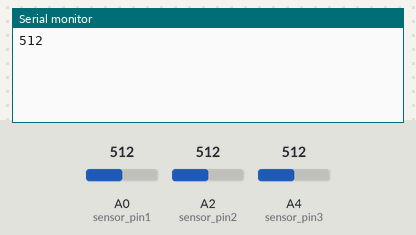
Bench run of a sketch on a simulated Arduino Uno, built with avr-gcc and run on an emulated ATmega328P. Parts: the last lines printed to the serial monitor. The test bench sets the inputs (shaded band); at power-on: A0 (sensor_pin1) = 512, A2 (sensor_pin2) = 512, A4 (sensor_pin3) = 512.

Above: at 5.2 s.
5.3 s: A0 (sensor_pin1) set to 716
At 7.6 s:
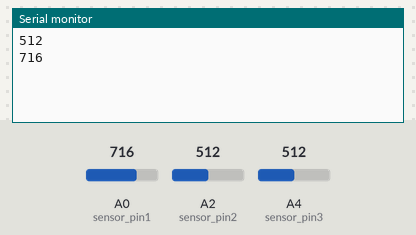
9.1 s: A0 (sensor_pin1) set to 900
At 11.2 s:
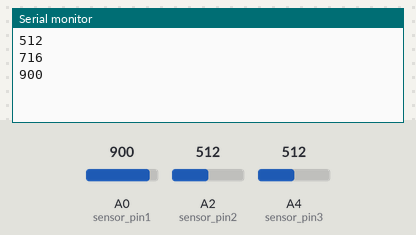
Timing chart, 0 to 12.7 s (numbered marks = the images above; inputs shaded):
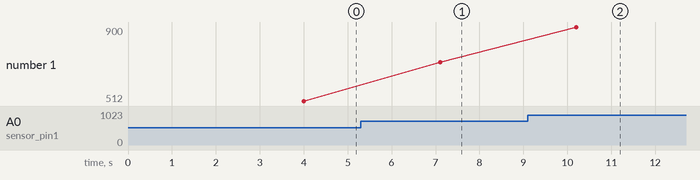

The sketch:

sketch_sep25a.ino
```cpp
#include<SoftwareSerial.h>

SoftwareSerial btconnect(5,6);
char datain;
char dataout;
int sensor_pin1=A0;
int sensor_pin2=A2;
int sensor_pin3=A4;
int pin1=8;
int pin2=9;
int pin3=10;
int sensor_value1;
int sensor_value2;
int sensor_value3;

void setupBlueToothConnection()
{
// btconnect.begin(9600); //Set BluetoothBee BaudRate to default baud rate 38400
 btconnect.print("\r\n+STWMOD=0\r\n"); //set the bluetooth work in slave mode
 btconnect.print("\r\n+STNA=SeeedBTSlave\r\n"); //set the bluetooth name as "SeeedBTSlave"
 btconnect.print("\r\n+STOAUT=1\r\n"); // Permit Paired device to connect me
 btconnect.print("\r\n+STAUTO=0\r\n"); // Auto-connection should be forbidden here
 delay(2000); // This delay is required.
 btconnect.print("\r\n+INQ=1\r\n"); //make the slave bluetooth inquirable
 Serial.println("The slave bluetooth is inquirable!");
 delay(2000); // This delay is required.
 btconnect.flush();
}

void setup()
{
  digitalWrite(pin1,HIGH);
  digitalWrite(pin2,HIGH);
  digitalWrite(pin3,HIGH);
  /*pinMode(pin1,OUTPUT);
  pinMode(pin2,OUTPUT);
  pinMode(pin3,OUTPUT);*/
  pinMode(sensor_pin1,INPUT);
  pinMode(sensor_pin2,INPUT);
  pinMode(sensor_pin3,INPUT);
  setupBlueToothConnection();
  Serial.begin(57600);
  btconnect.begin(57600);
}

void loop()
{
  sensor_value1=analogRead(sensor_pin1);
  sensor_value2=analogRead(sensor_pin2);
  sensor_value3=analogRead(sensor_pin3);
  Serial.println(sensor_value1);
  //Serial.print(" " );
  //Serial.print(sensor_value2);
  //Serial.print(" ");
  //Serial.println(sensor_value3);
  if(sensor_value1>=15)
  {
    btconnect.print('A');
    btconnect.print('C');
    btconnect.print('C');
    btconnect.print('I');
    btconnect.print('D');
    btconnect.print('E');
    btconnect.print('N');
    btconnect.print('T');
  delay(3000);
  }
  delay(100);
}
```

Measured:
- after the input at 5.3 s, the serial monitor: prints a new line after 1.8 s (image 1)
- after the input at 9.1 s, the serial monitor: prints a new line after 1.1 s (image 2)
- plotted number 1: 512 → 716 after the input at 5.3 s, 716 → 900 after the input at 9.1 s
